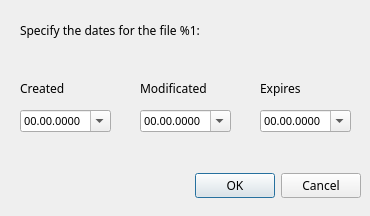
<?xml version="1.0" encoding="UTF-8"?>
<ui version="4.0">
 <class>DateDlg</class>
 <widget class="QDialog" name="DateDlg">
  <property name="geometry">
   <rect>
    <x>0</x>
    <y>0</y>
    <width>370</width>
    <height>216</height>
   </rect>
  </property>
  <property name="sizePolicy">
   <sizepolicy hsizetype="Fixed" vsizetype="Fixed">
    <horstretch>0</horstretch>
    <verstretch>0</verstretch>
   </sizepolicy>
  </property>
  <property name="minimumSize">
   <size>
    <width>370</width>
    <height>216</height>
   </size>
  </property>
  <property name="maximumSize">
   <size>
    <width>370</width>
    <height>216</height>
   </size>
  </property>
  <property name="font">
   <font>
    <family>Sans Serif</family>
   </font>
  </property>
  <property name="windowTitle">
   <string>Set date</string>
  </property>
  <property name="windowIcon">
   <iconset resource="../resources/icon.qrc">
    <normaloff>:/resources/gridsmall.png</normaloff>:/resources/gridsmall.png</iconset>
  </property>
  <widget class="QDialogButtonBox" name="buttonBox">
   <property name="geometry">
    <rect>
     <x>20</x>
     <y>170</y>
     <width>341</width>
     <height>32</height>
    </rect>
   </property>
   <property name="orientation">
    <enum>Qt::Horizontal</enum>
   </property>
   <property name="standardButtons">
    <set>QDialogButtonBox::Cancel|QDialogButtonBox::Ok</set>
   </property>
  </widget>
  <widget class="QLabel" name="label">
   <property name="geometry">
    <rect>
     <x>20</x>
     <y>10</y>
     <width>351</width>
     <height>41</height>
    </rect>
   </property>
   <property name="font">
    <font>
     <family>Sans Serif</family>
     <pointsize>9</pointsize>
    </font>
   </property>
   <property name="text">
    <string>Specify the dates for the file %1:</string>
   </property>
   <property name="wordWrap">
    <bool>true</bool>
   </property>
  </widget>
  <widget class="QDateEdit" name="expBox">
   <property name="enabled">
    <bool>true</bool>
   </property>
   <property name="geometry">
    <rect>
     <x>260</x>
     <y>110</y>
     <width>91</width>
     <height>22</height>
    </rect>
   </property>
   <property name="font">
    <font>
     <family>Sans Serif</family>
     <pointsize>8</pointsize>
    </font>
   </property>
   <property name="specialValueText">
    <string>00.00.0000</string>
   </property>
   <property name="dateTime">
    <datetime>
     <hour>0</hour>
     <minute>0</minute>
     <second>0</second>
     <year>1752</year>
     <month>9</month>
     <day>14</day>
    </datetime>
   </property>
   <property name="calendarPopup">
    <bool>true</bool>
   </property>
  </widget>
  <widget class="QDateEdit" name="modBox">
   <property name="enabled">
    <bool>true</bool>
   </property>
   <property name="geometry">
    <rect>
     <x>140</x>
     <y>110</y>
     <width>91</width>
     <height>22</height>
    </rect>
   </property>
   <property name="font">
    <font>
     <family>Sans Serif</family>
     <pointsize>8</pointsize>
    </font>
   </property>
   <property name="specialValueText">
    <string>00.00.0000</string>
   </property>
   <property name="dateTime">
    <datetime>
     <hour>0</hour>
     <minute>0</minute>
     <second>0</second>
     <year>1752</year>
     <month>9</month>
     <day>14</day>
    </datetime>
   </property>
   <property name="calendarPopup">
    <bool>true</bool>
   </property>
  </widget>
  <widget class="QDateEdit" name="creBox">
   <property name="enabled">
    <bool>true</bool>
   </property>
   <property name="geometry">
    <rect>
     <x>20</x>
     <y>110</y>
     <width>91</width>
     <height>22</height>
    </rect>
   </property>
   <property name="font">
    <font>
     <family>Sans Serif</family>
     <pointsize>8</pointsize>
    </font>
   </property>
   <property name="specialValueText">
    <string>00.00.0000</string>
   </property>
   <property name="dateTime">
    <datetime>
     <hour>0</hour>
     <minute>0</minute>
     <second>0</second>
     <year>1752</year>
     <month>9</month>
     <day>14</day>
    </datetime>
   </property>
   <property name="calendarPopup">
    <bool>true</bool>
   </property>
  </widget>
  <widget class="QLabel" name="label_2">
   <property name="geometry">
    <rect>
     <x>20</x>
     <y>80</y>
     <width>91</width>
     <height>17</height>
    </rect>
   </property>
   <property name="font">
    <font>
     <family>Sans Serif</family>
     <pointsize>9</pointsize>
    </font>
   </property>
   <property name="text">
    <string>Created</string>
   </property>
  </widget>
  <widget class="QLabel" name="label_3">
   <property name="geometry">
    <rect>
     <x>140</x>
     <y>80</y>
     <width>91</width>
     <height>17</height>
    </rect>
   </property>
   <property name="font">
    <font>
     <family>Sans Serif</family>
     <pointsize>9</pointsize>
    </font>
   </property>
   <property name="text">
    <string>Modificated</string>
   </property>
  </widget>
  <widget class="QLabel" name="label_4">
   <property name="geometry">
    <rect>
     <x>260</x>
     <y>80</y>
     <width>91</width>
     <height>17</height>
    </rect>
   </property>
   <property name="font">
    <font>
     <family>Sans Serif</family>
     <pointsize>9</pointsize>
    </font>
   </property>
   <property name="text">
    <string>Expires</string>
   </property>
  </widget>
 </widget>
 <resources>
  <include location="../resources/icon.qrc"/>
 </resources>
 <connections>
  <connection>
   <sender>buttonBox</sender>
   <signal>accepted()</signal>
   <receiver>DateDlg</receiver>
   <slot>accept()</slot>
   <hints>
    <hint type="sourcelabel">
     <x>248</x>
     <y>254</y>
    </hint>
    <hint type="destinationlabel">
     <x>157</x>
     <y>274</y>
    </hint>
   </hints>
  </connection>
  <connection>
   <sender>buttonBox</sender>
   <signal>rejected()</signal>
   <receiver>DateDlg</receiver>
   <slot>reject()</slot>
   <hints>
    <hint type="sourcelabel">
     <x>316</x>
     <y>260</y>
    </hint>
    <hint type="destinationlabel">
     <x>286</x>
     <y>274</y>
    </hint>
   </hints>
  </connection>
 </connections>
</ui>
